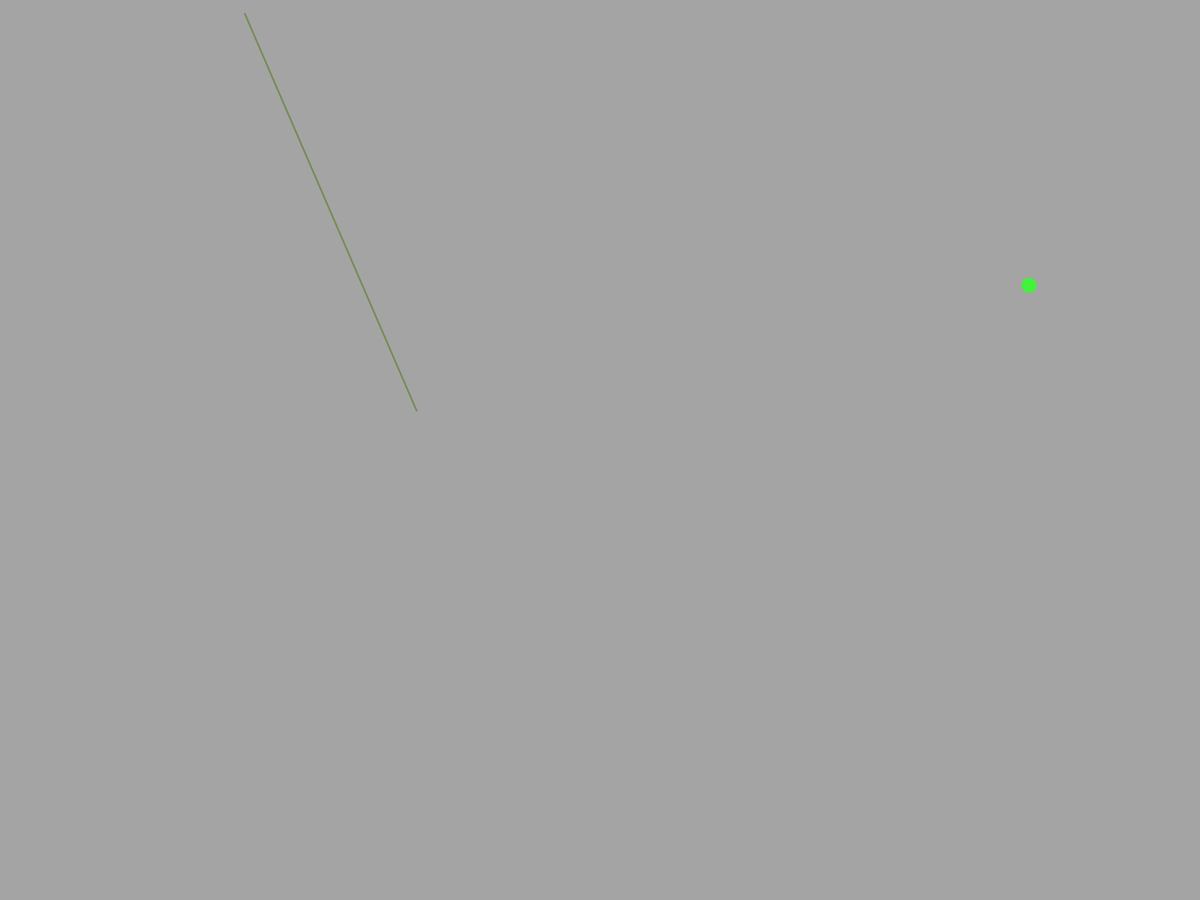
Frame 1 (no input)
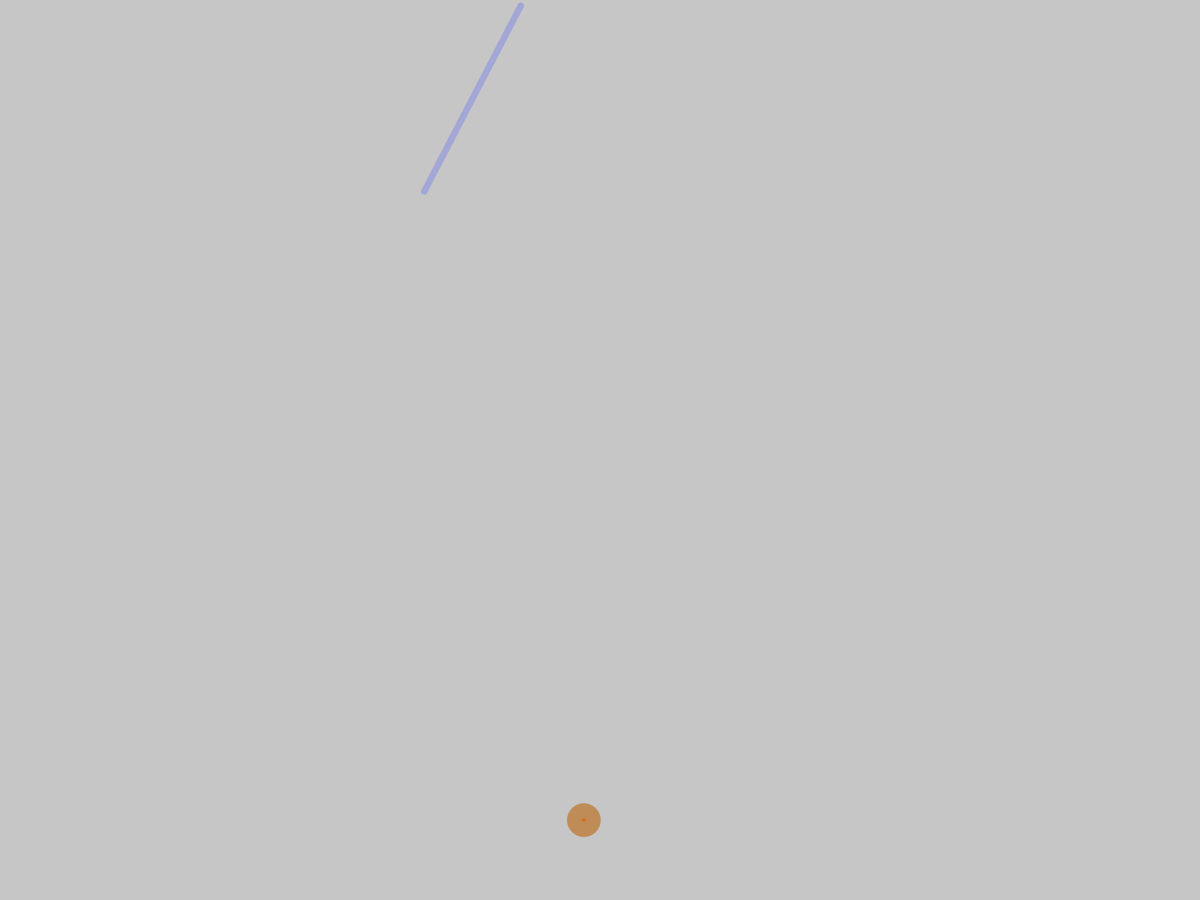
Frame 60 (the mouse pressed at the canvas centre just before this capture)
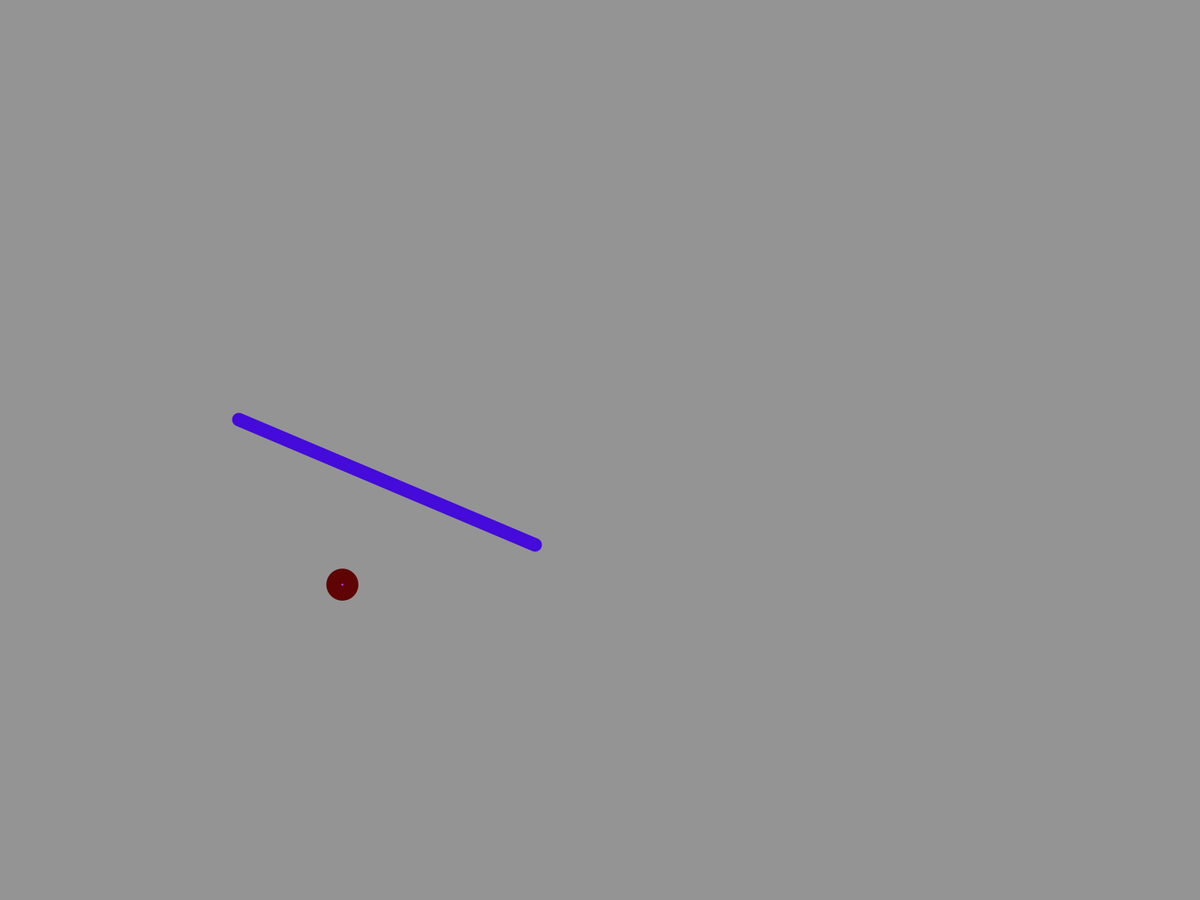
Frame 120 (the mouse held since frame 60 and released just before this capture)

The Processing sketch that drew these frames (run headless with seeded random() and noise(); from frame 60 on, the mouse is pressed at the canvas centre):

// Processing sketch: sketch_random
// ── sketch_random.pde
void setup(){

 // size(600,600);
 
 //Makes it fullscreen
 fullScreen();
 noStroke();
 background(0);

}




void draw(){
  
  background(random(255));
  //Random Color
fill(random(255), random(255), random(255)); //Rainbow

//draw a circle at random location
ellipse(random(width), random(height), 20, 20);// random(100, 100)

//draw a random line
//random color
stroke(random(255), random(255), random(255));
strokeWeight(random(25));// random stroke weight
line(random(width), random(height), random(width), random(height));


}
